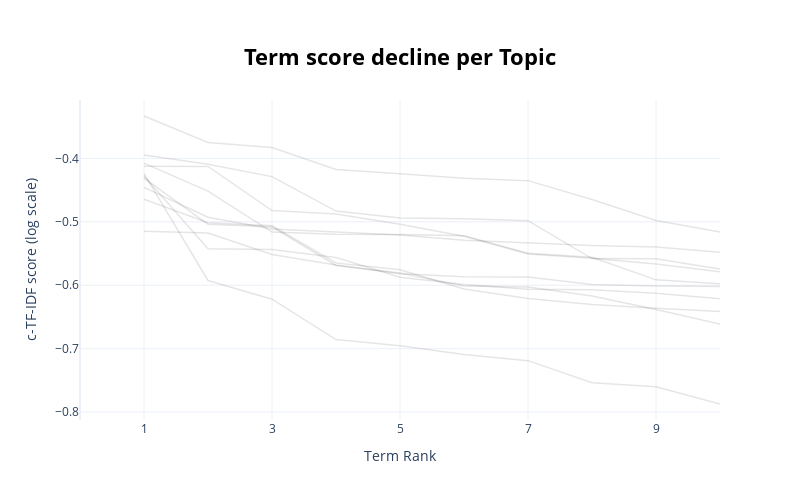

The notebook cell this image was saved under:
### Code cell
topic_model.visualize_term_rank(log_scale=True)

### Figure 1 — Plotly figure (JSON) as saved in the notebook; plotly's stock layout.template omitted (floating-point values rounded to 4 significant figures)
{"data": [{"hovertext": "<b>Topic -1</b>:xúc_phạm_ca_sĩ_đại_nam_tham_gia_bị", "line": {"color": "black", "width": 1.5}, "mode": "lines+lines", "name": "", "opacity": 0.1, "type": "scatter", "x": [1, 2, 3, 4, 5, 6, 7, 8, 9, 10], "y": [-0.4242, -0.5925, -0.6221, -0.6857, -0.6953, -0.709, -0.7189, -0.7536, -0.76, -0.7872]}, {"hovertext": "<b>Topic 0</b>:rừng_khô_trồng_sâu_rộng_phát_triển_", "line": {"color": "black", "width": 1.5}, "mode": "lines+lines", "name": "", "opacity": 0.1, "type": "scatter", "x": [1, 2, 3, 4, 5, 6, 7, 8, 9, 10], "y": [-0.5151, -0.5178, -0.5516, -0.5681, -0.5818, -0.5866, -0.5869, -0.5989, -0.6014, -0.602]}, {"hovertext": "<b>Topic 1</b>:không_gian_văn_hóa_kiến_trúc_xây_ph", "line": {"color": "black", "width": 1.5}, "mode": "lines+lines", "name": "", "opacity": 0.1, "type": "scatter", "x": [1, 2, 3, 4, 5, 6, 7, 8, 9, 10], "y": [-0.4456, -0.4927, -0.5113, -0.5161, -0.5207, -0.5292, -0.5332, -0.5372, -0.5398, -0.548]}, {"hovertext": "<b>Topic 2</b>:đoạn_hoàn_thành_làn_tiến_độ_khởi_cô", "line": {"color": "black", "width": 1.5}, "mode": "lines+lines", "name": "", "opacity": 0.1, "type": "scatter", "x": [1, 2, 3, 4, 5, 6, 7, 8, 9, 10], "y": [-0.4645, -0.5014, -0.5063, -0.565, -0.5756, -0.6059, -0.6208, -0.6305, -0.6361, -0.6413]}, {"hovertext": "<b>Topic 3</b>:tổng_thống_sân_bay_nội_việt_nam_viế", "line": {"color": "black", "width": 1.5}, "mode": "lines+lines", "name": "", "opacity": 0.1, "type": "scatter", "x": [1, 2, 3, 4, 5, 6, 7, 8, 9, 10], "y": [-0.4279, -0.5423, -0.5437, -0.5563, -0.5874, -0.5988, -0.6064, -0.6071, -0.6128, -0.6213]}, {"hovertext": "<b>Topic 4</b>:nhà_chung_cư_chung_cư_chữa_cháy_xây", "line": {"color": "black", "width": 1.5}, "mode": "lines+lines", "name": "", "opacity": 0.1, "type": "scatter", "x": [1, 2, 3, 4, 5, 6, 7, 8, 9, 10], "y": [-0.3332, -0.375, -0.3829, -0.4175, -0.4243, -0.4313, -0.4351, -0.465, -0.4978, -0.5163]}, {"hovertext": "<b>Topic 5</b>:rút_hưu_trí_cắt_giảm_tử_tuất_nghỉ_c", "line": {"color": "black", "width": 1.5}, "mode": "lines+lines", "name": "", "opacity": 0.1, "type": "scatter", "x": [1, 2, 3, 4, 5, 6, 7, 8, 9, 10], "y": [-0.4312, -0.504, -0.5078, -0.5688, -0.5807, -0.6013, -0.6028, -0.6171, -0.6381, -0.6613]}, {"hovertext": "<b>Topic 6</b>:xe_tải_chở_tài_xế_ôtô_lái_ngược_lại", "line": {"color": "black", "width": 1.5}, "mode": "lines+lines", "name": "", "opacity": 0.1, "type": "scatter", "x": [1, 2, 3, 4, 5, 6, 7, 8, 9, 10], "y": [-0.4125, -0.4126, -0.4822, -0.4878, -0.504, -0.5227, -0.5508, -0.5575, -0.5664, -0.5786]}, {"hovertext": "<b>Topic 7</b>:nhà_ga_metro_ga_hoàn_thành_hàng_hóa", "line": {"color": "black", "width": 1.5}, "mode": "lines+lines", "name": "", "opacity": 0.1, "type": "scatter", "x": [1, 2, 3, 4, 5, 6, 7, 8, 9, 10], "y": [-0.3945, -0.4094, -0.4287, -0.4831, -0.4938, -0.4952, -0.4983, -0.5579, -0.5583, -0.5744]}, {"hovertext": "<b>Topic 8</b>:rửa_vệ_sinh_giáo_dục_sạch_lớp_giáo_", "line": {"color": "black", "width": 1.5}, "mode": "lines+lines", "name": "", "opacity": 0.1, "type": "scatter", "x": [1, 2, 3, 4, 5, 6, 7, 8, 9, 10], "y": [-0.4074, -0.4515, -0.5162, -0.5196, -0.5199, -0.5218, -0.5496, -0.5558, -0.5915, -0.5977]}], "layout": {"height": 500, "hoverlabel": {"bgcolor": "white", "font": {"family": "Rockwell", "size": 16}}, "showlegend": false, "title": {"font": {"color": "Black", "size": 22}, "text": "<b>Term score decline per Topic</b>", "x": 0.5, "xanchor": "center", "y": 0.9, "yanchor": "top"}, "width": 800, "xaxis": {"dtick": 2, "range": [0, 10], "tick0": 1, "title": {"text": "Term Rank"}}, "yaxis": {"title": {"text": "c-TF-IDF score (log scale)"}}}}
